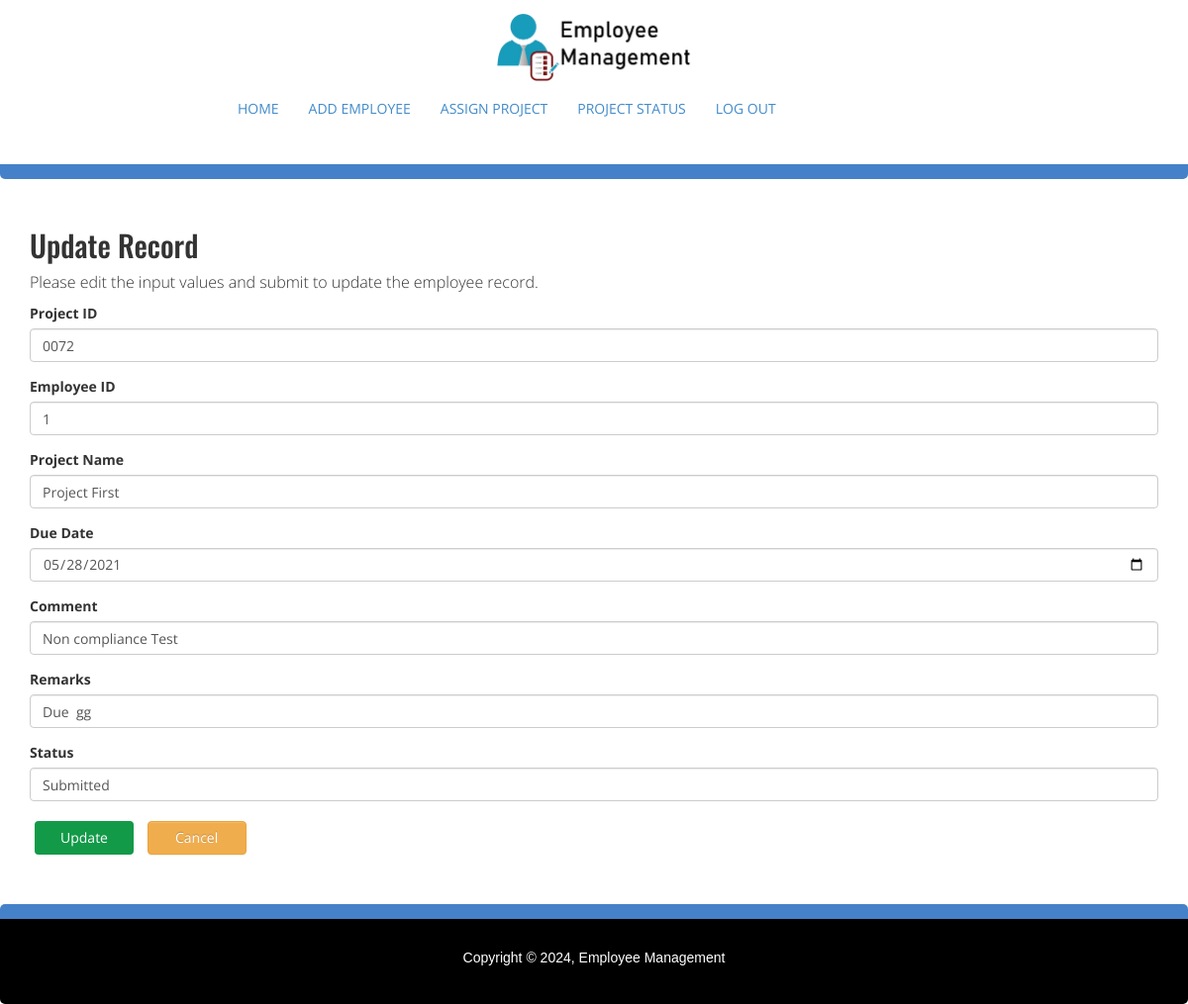
The app's page /admin/updatep.php?id=1 with its own data.
### tables this page shows
CREATE TABLE `projecttable` (
  `id` int(11) NOT NULL,
  `controlid` varchar(100) NOT NULL,
  `empid` int(11) NOT NULL,
  `projectName` varchar(255) NOT NULL,
  `requirement` varchar(255) NOT NULL,
  `applicable` varchar(255) NOT NULL,
  `duedate` date DEFAULT NULL,
  `noncomp` varchar(255) NOT NULL,
  `remarks` varchar(255) NOT NULL,
  `status` varchar(255) DEFAULT NULL
);

### admin/updatep.php (the view, shortened to what this page needs)
<?php
include('includes/header.php');
include('includes/dbh.php');
?>
<?php
$id=$_GET["id"];
$result = mysqli_query($conn, "SELECT * FROM projecttable WHERE id=$id");
while($row = mysqli_fetch_array($result))
{
    $controlid = $row['controlid'];
    $empid = $row['empid'];
    $projectName = $row['projectName'];
    $duedate = $row['duedate'];
    $noncomp = $row['noncomp'];
    $remarks = $row['remarks'];
    $status = $row['status'];
}
?>
<div class="container-fluid">
    <div class="container">
        <div class="row">
            <div class="col-md-12">
                <h2 class="mt-5">Update Record</h2>
                <p>Please edit the input values and submit to update the employee record.</p>
                <form action="updatedp" method="post">
                    <div class="form-group">
                        <label>Project ID</label>
                        <input type="text" name="controlid" class="form-control" value="<?php echo $controlid; ?>">
                    </div>
                    <div class="form-group">
                        <label>Employee ID</label>
                        <input type="text" name="empid" class="form-control" value="<?php echo $empid; ?>">
                    </div>
                    <div class="form-group">
                        <label>Project Name</label>
                        <input type="text" name="projectName" class="form-control" value="<?php echo $projectName; ?>">
                    </div>
                    <div class="form-group">
                        <label>Due Date</label>
                        <input type="date" name="duedate" class="form-control" value="<?php echo $duedate; ?>">
                    </div>
                    <div class="form-group">
                        <label>Comment</label>
                        <input type="text" name="noncomp" class="form-control" value="<?php echo $noncomp; ?>">
                    </div>
                    <div class="form-group">
                        <label>Remarks</label>
                        <input type="text" name="remarks" class="form-control" value="<?php echo $remarks; ?>">
                    </div>
                    <div class="form-group">
                        <label>Status</label>
                        <input type="text" name="status" class="form-control" value="<?php echo $status; ?>">
                    </div>
                    <button class="btn" type="submit" name="update" >Update</button>
                    <a href="project-status" class="btn btn-warning">Cancel</a>
                </form>
            </div>
        </div>
    </div>
</div>
<?php
include('includes/footer.php');
?>

### admin/css/style.css (style rules this page uses)
body { font-family: 'Open Sans', sans-serif!important; }
a { text-decoration: none !important; }
p { font-weight: 300 !important;font-size: 16px;margin: 5px 0 5px;line-height: 23px; }
h1,h2,h3,h4,h5,h6 { font-family: 'Oswald', sans-serif!important; }
.btn { background: #129a48;border: 2px solid #d22828;border-radius: 0.6em;color: #fff;cursor: pointer; font-size: 20px;margin: 5px;padding: 15px 50px;text-decoration: none;text-align: center;width: 100px; }
.form-control { border-radius: 0px; border:2px solid #55555563; box-shadow: inset 0 0px 0px rgba(0,0,0,.075); width: 100%; height: 30px; }

### records on screen
projecttable: controlid "0072", empid "1", projectName "Project First", duedate "05/28/2021", noncomp "Non compliance Test", remarks "Due gg", status "Submitted"
